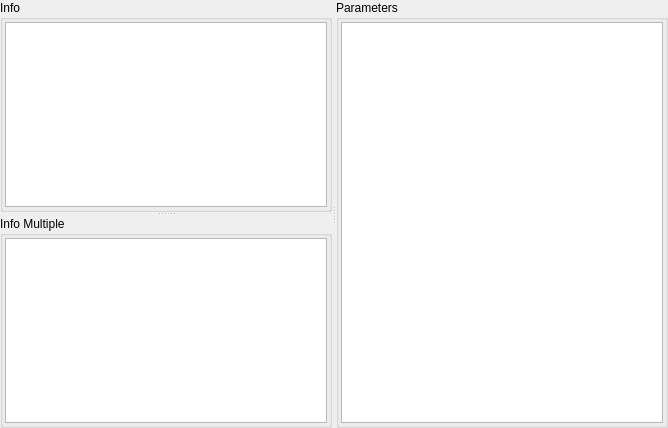
<?xml version="1.0" encoding="UTF-8"?>
<ui version="4.0">
 <class>LogInfoWidget</class>
 <widget class="QWidget" name="LogInfoWidget">
  <property name="geometry">
   <rect>
    <x>0</x>
    <y>0</y>
    <width>668</width>
    <height>428</height>
   </rect>
  </property>
  <property name="windowTitle">
   <string>Form</string>
  </property>
  <layout class="QGridLayout" name="gridLayout_4">
   <property name="leftMargin">
    <number>0</number>
   </property>
   <property name="topMargin">
    <number>0</number>
   </property>
   <property name="rightMargin">
    <number>0</number>
   </property>
   <property name="bottomMargin">
    <number>0</number>
   </property>
   <item row="0" column="0">
    <widget class="QSplitter" name="splitter_h">
     <property name="orientation">
      <enum>Qt::Horizontal</enum>
     </property>
     <widget class="QSplitter" name="splitter_v">
      <property name="orientation">
       <enum>Qt::Vertical</enum>
      </property>
      <widget class="QGroupBox" name="groupBox1">
       <property name="sizeIncrement">
        <size>
         <width>0</width>
         <height>0</height>
        </size>
       </property>
       <property name="baseSize">
        <size>
         <width>0</width>
         <height>0</height>
        </size>
       </property>
       <property name="title">
        <string>Info</string>
       </property>
       <layout class="QGridLayout" name="gridLayout">
        <property name="leftMargin">
         <number>2</number>
        </property>
        <property name="topMargin">
         <number>2</number>
        </property>
        <property name="rightMargin">
         <number>2</number>
        </property>
        <property name="bottomMargin">
         <number>2</number>
        </property>
        <item row="0" column="0">
         <widget class="QTableWidget" name="table_info"/>
        </item>
       </layout>
      </widget>
      <widget class="QGroupBox" name="groupBox">
       <property name="title">
        <string>Info Multiple</string>
       </property>
       <layout class="QGridLayout" name="gridLayout_3">
        <property name="leftMargin">
         <number>2</number>
        </property>
        <property name="topMargin">
         <number>2</number>
        </property>
        <property name="rightMargin">
         <number>2</number>
        </property>
        <property name="bottomMargin">
         <number>2</number>
        </property>
        <item row="0" column="0">
         <widget class="QTableWidget" name="table_info_mul"/>
        </item>
       </layout>
      </widget>
     </widget>
     <widget class="QGroupBox" name="groupBox_2">
      <property name="title">
       <string>Parameters</string>
      </property>
      <layout class="QGridLayout" name="gridLayout_2">
       <property name="leftMargin">
        <number>2</number>
       </property>
       <property name="topMargin">
        <number>2</number>
       </property>
       <property name="rightMargin">
        <number>2</number>
       </property>
       <property name="bottomMargin">
        <number>2</number>
       </property>
       <item row="0" column="0">
        <widget class="QTableWidget" name="table_parameters"/>
       </item>
      </layout>
     </widget>
    </widget>
   </item>
  </layout>
 </widget>
 <resources/>
 <connections/>
</ui>
